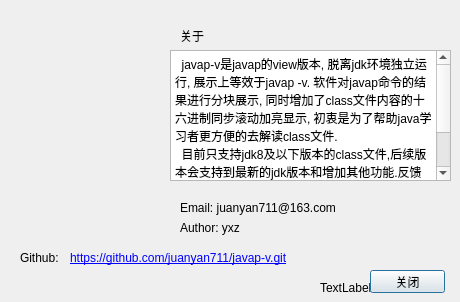
<?xml version="1.0" encoding="UTF-8"?>
<ui version="4.0">
 <class>AboutDialog</class>
 <widget class="QDialog" name="AboutDialog">
  <property name="geometry">
   <rect>
    <x>0</x>
    <y>0</y>
    <width>460</width>
    <height>302</height>
   </rect>
  </property>
  <property name="windowTitle">
   <string>AboutDialog</string>
  </property>
  <widget class="QLabel" name="lblEmail">
   <property name="geometry">
    <rect>
     <x>180</x>
     <y>200</y>
     <width>161</width>
     <height>16</height>
    </rect>
   </property>
   <property name="toolTip">
    <string>鼠标右键复制</string>
   </property>
   <property name="statusTip">
    <string/>
   </property>
   <property name="whatsThis">
    <string/>
   </property>
   <property name="text">
    <string>Email: juanyan711@163.com</string>
   </property>
  </widget>
  <widget class="QLabel" name="label_3">
   <property name="geometry">
    <rect>
     <x>20</x>
     <y>250</y>
     <width>51</width>
     <height>16</height>
    </rect>
   </property>
   <property name="text">
    <string>Github:</string>
   </property>
  </widget>
  <widget class="QLabel" name="gitlink">
   <property name="geometry">
    <rect>
     <x>70</x>
     <y>250</y>
     <width>251</width>
     <height>16</height>
    </rect>
   </property>
   <property name="toolTip">
    <string>点击访问</string>
   </property>
   <property name="text">
    <string> &lt;a href=&quot;https://github.com/juanyan711/javap-v&quot;&gt;https://github.com/juanyan711/javap-v.git</string>
   </property>
  </widget>
  <widget class="QLabel" name="label_5">
   <property name="geometry">
    <rect>
     <x>180</x>
     <y>30</y>
     <width>54</width>
     <height>12</height>
    </rect>
   </property>
   <property name="text">
    <string>关于</string>
   </property>
   <property name="textFormat">
    <enum>Qt::AutoText</enum>
   </property>
  </widget>
  <widget class="QLabel" name="label_2">
   <property name="geometry">
    <rect>
     <x>180</x>
     <y>220</y>
     <width>91</width>
     <height>16</height>
    </rect>
   </property>
   <property name="text">
    <string>Author: yxz</string>
   </property>
  </widget>
  <widget class="QPlainTextEdit" name="plainTextEdit">
   <property name="enabled">
    <bool>true</bool>
   </property>
   <property name="geometry">
    <rect>
     <x>170</x>
     <y>50</y>
     <width>281</width>
     <height>131</height>
    </rect>
   </property>
   <property name="undoRedoEnabled">
    <bool>false</bool>
   </property>
   <property name="readOnly">
    <bool>true</bool>
   </property>
   <property name="plainText">
    <string>  javap-v是javap的view版本, 脱离jdk环境独立运行, 展示上等效于javap -v. 软件对javap命令的结果进行分块展示, 同时增加了class文件内容的十六进制同步滚动加亮显示, 初衷是为了帮助java学习者更方便的去解读class文件.
  目前只支持jdk8及以下版本的class文件,后续版本会支持到最新的jdk版本和增加其他功能.反馈bug请提交对应的java文件和jdk版本.
  若有侵权的地方, 请联系修改.</string>
   </property>
  </widget>
  <widget class="QLabel" name="downTime">
   <property name="geometry">
    <rect>
     <x>320</x>
     <y>280</y>
     <width>121</width>
     <height>16</height>
    </rect>
   </property>
   <property name="text">
    <string>TextLabel</string>
   </property>
  </widget>
  <widget class="QPushButton" name="btnClose">
   <property name="geometry">
    <rect>
     <x>370</x>
     <y>270</y>
     <width>75</width>
     <height>23</height>
    </rect>
   </property>
   <property name="text">
    <string>关闭</string>
   </property>
  </widget>
 </widget>
 <layoutdefault spacing="6" margin="11"/>
 <resources/>
 <connections/>
</ui>
